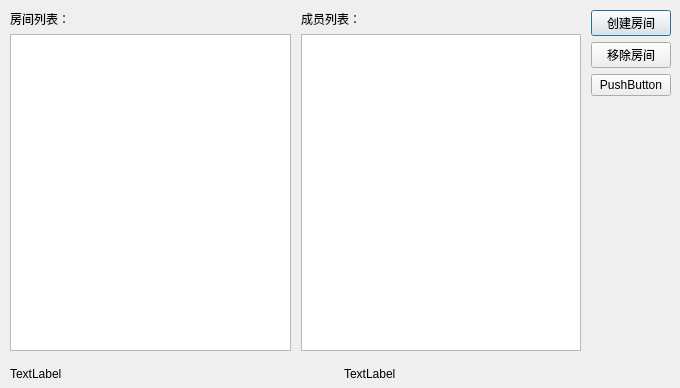
<?xml version="1.0" encoding="UTF-8"?>
<ui version="4.0">
 <class>Dialog</class>
 <widget class="QDialog" name="Dialog">
  <property name="geometry">
   <rect>
    <x>0</x>
    <y>0</y>
    <width>680</width>
    <height>388</height>
   </rect>
  </property>
  <property name="windowTitle">
   <string>GameServer</string>
  </property>
  <property name="sizeGripEnabled">
   <bool>false</bool>
  </property>
  <property name="modal">
   <bool>true</bool>
  </property>
  <widget class="QWidget" name="verticalLayoutWidget_3">
   <property name="geometry">
    <rect>
     <x>0</x>
     <y>0</y>
     <width>681</width>
     <height>391</height>
    </rect>
   </property>
   <layout class="QVBoxLayout" name="verticalLayout_5">
    <property name="leftMargin">
     <number>10</number>
    </property>
    <property name="topMargin">
     <number>10</number>
    </property>
    <property name="rightMargin">
     <number>10</number>
    </property>
    <property name="bottomMargin">
     <number>10</number>
    </property>
    <item>
     <layout class="QHBoxLayout" name="horizontalLayout">
      <property name="spacing">
       <number>0</number>
      </property>
      <property name="sizeConstraint">
       <enum>QLayout::SetDefaultConstraint</enum>
      </property>
      <property name="leftMargin">
       <number>0</number>
      </property>
      <property name="topMargin">
       <number>0</number>
      </property>
      <property name="rightMargin">
       <number>0</number>
      </property>
      <property name="bottomMargin">
       <number>10</number>
      </property>
      <item>
       <layout class="QVBoxLayout" name="verticalLayout">
        <property name="leftMargin">
         <number>0</number>
        </property>
        <property name="topMargin">
         <number>0</number>
        </property>
        <property name="rightMargin">
         <number>10</number>
        </property>
        <property name="bottomMargin">
         <number>0</number>
        </property>
        <item>
         <widget class="QLabel" name="label">
          <property name="text">
           <string>房间列表：</string>
          </property>
         </widget>
        </item>
        <item>
         <widget class="QListWidget" name="list_room"/>
        </item>
       </layout>
      </item>
      <item>
       <layout class="QVBoxLayout" name="verticalLayout_2">
        <property name="leftMargin">
         <number>0</number>
        </property>
        <property name="topMargin">
         <number>0</number>
        </property>
        <property name="rightMargin">
         <number>10</number>
        </property>
        <property name="bottomMargin">
         <number>0</number>
        </property>
        <item>
         <widget class="QLabel" name="label_2">
          <property name="text">
           <string>成员列表：</string>
          </property>
         </widget>
        </item>
        <item>
         <widget class="QListWidget" name="list_member"/>
        </item>
       </layout>
      </item>
      <item>
       <layout class="QVBoxLayout" name="verticalLayout_4">
        <item>
         <widget class="QPushButton" name="button_create">
          <property name="text">
           <string>创建房间</string>
          </property>
         </widget>
        </item>
        <item>
         <widget class="QPushButton" name="button_remove">
          <property name="text">
           <string>移除房间</string>
          </property>
         </widget>
        </item>
        <item>
         <widget class="QPushButton" name="pushButton_3">
          <property name="sizePolicy">
           <sizepolicy hsizetype="Minimum" vsizetype="Fixed">
            <horstretch>0</horstretch>
            <verstretch>0</verstretch>
           </sizepolicy>
          </property>
          <property name="layoutDirection">
           <enum>Qt::LeftToRight</enum>
          </property>
          <property name="autoFillBackground">
           <bool>false</bool>
          </property>
          <property name="text">
           <string>PushButton</string>
          </property>
         </widget>
        </item>
        <item>
         <spacer name="verticalSpacer">
          <property name="orientation">
           <enum>Qt::Vertical</enum>
          </property>
          <property name="sizeHint" stdset="0">
           <size>
            <width>20</width>
            <height>40</height>
           </size>
          </property>
         </spacer>
        </item>
       </layout>
      </item>
     </layout>
    </item>
    <item>
     <layout class="QHBoxLayout" name="horizontalLayout_2">
      <property name="topMargin">
       <number>0</number>
      </property>
      <item>
       <widget class="QLabel" name="label1">
        <property name="text">
         <string>TextLabel</string>
        </property>
       </widget>
      </item>
      <item>
       <widget class="QLabel" name="label2">
        <property name="text">
         <string>TextLabel</string>
        </property>
       </widget>
      </item>
     </layout>
    </item>
   </layout>
  </widget>
 </widget>
 <layoutdefault spacing="6" margin="11"/>
 <resources/>
 <connections/>
</ui>
